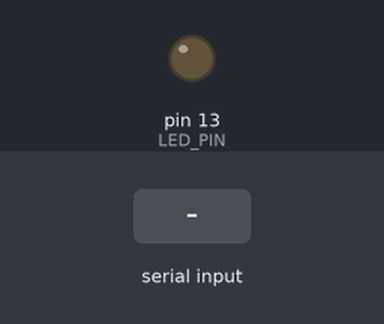
A sketch run on a simulated Arduino Uno, built with avr-gcc and run on an emulated ATmega328P. On the bench: output pins drawn as LEDs (lit = HIGH). Dashed ring = blinking. The inputs (shaded band) are chosen by the test bench.

Above: at 1.2 s.
1.3 s: "b" received over Serial
At 2.1 s:
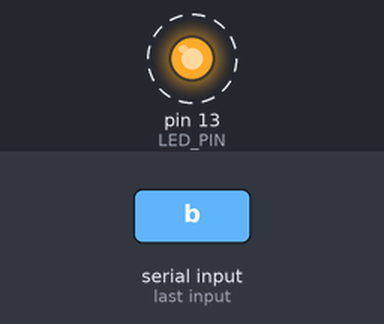
Timing chart, 0 to 10.3 s (numbered marks = the images above; inputs shaded):
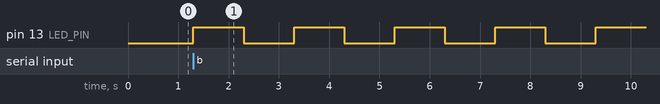

The sketch:

Blink.ino
```cpp
char inChar;
#define LED_PIN 13
bool enabled = 0;

void setup() {
  pinMode(LED_PIN, OUTPUT);     // Инициализация светодиода
  Serial.begin(9600);           // Инициализация Serial - порта
}

void loop() {
  if (Serial.available() > 0){
    inChar = Serial.read();
    if (inChar == 'e') {        // e - Enable - включить
      digitalWrite(LED_PIN, HIGH);
    }
  } else if (inChar == 'd') {   // d - Disable - выключить
    digitalWrite(LED_PIN, LOW);
  } else if (inChar == 'b') {   // b - Blink - выключить режим мигания
    enabled = 1;
    do{
      inChar = Serial.read();
      digitalWrite(LED_PIN, HIGH);
      delay(1000);
      digitalWrite(LED_PIN, LOW);
      delay(1000);
      if(inChar == 'd'){
        digitalWrite(LED_PIN, LOW);
        enabled = 0;
      } else if(inChar == 'e'){
        digitalWrite(LED_PIN, HIGH);
        enabled = 0;
      }
    } while (enabled);
  }
}
```

Measured:
- after the input at 1.3 s, pin 13 (LED_PIN): alternates HIGH for 1.0 s and LOW for 1.0 s, starting at once
